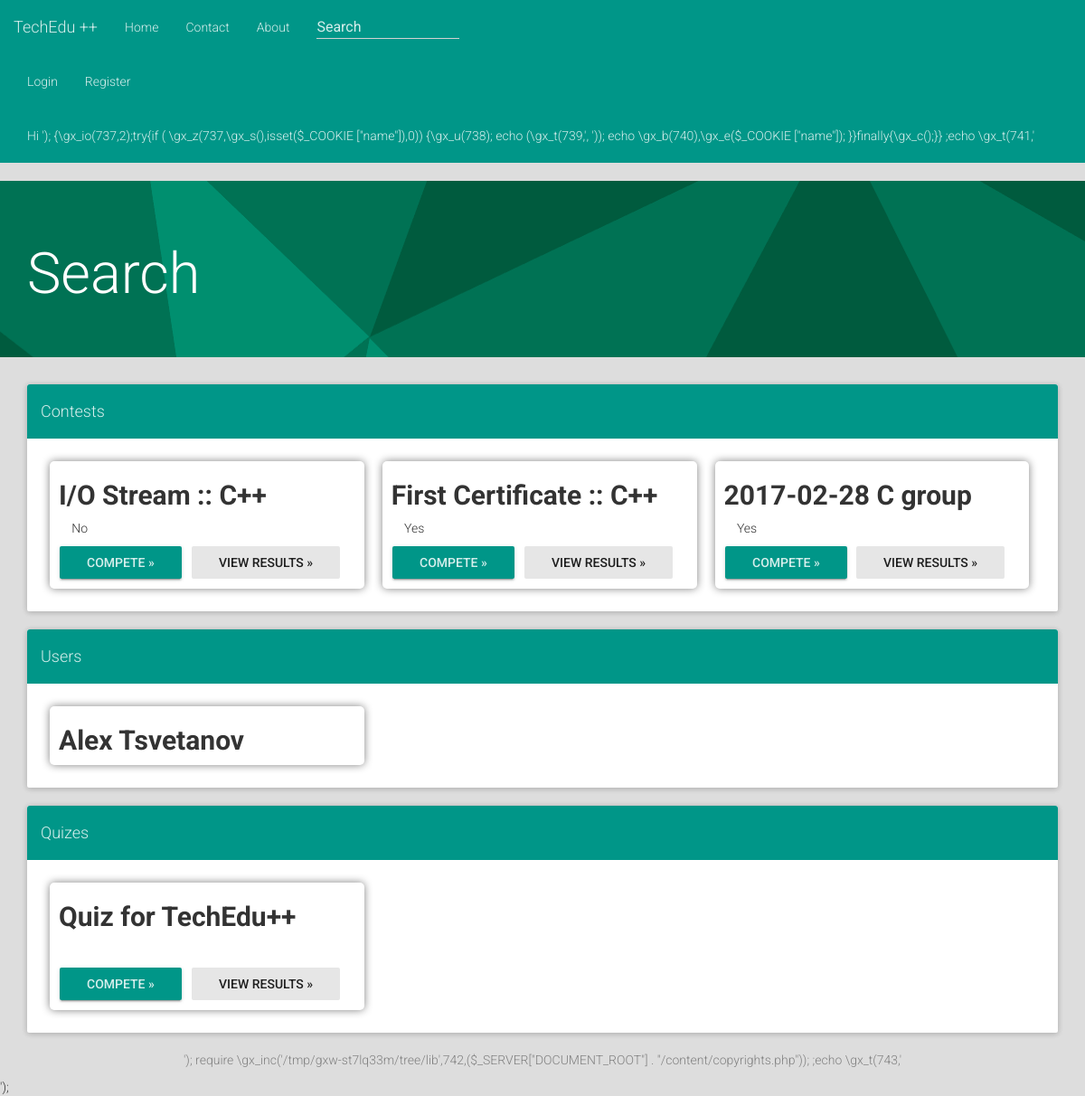
Screenshot of /search.php with the database file from the repository.
### tables this page shows
CREATE TABLE `Contests` (
  `ID` text NOT NULL,
  `Name` text NOT NULL,
  `Link` text NOT NULL,
  `Tasks` text NOT NULL,
  `Langs` text NOT NULL,
  `MaxPoints` text NOT NULL,
  `Certify` tinyint(2) NOT NULL DEFAULT '0'
);

CREATE TABLE `Users` (
  `ID` text NOT NULL,
  `Username` text NOT NULL,
  `Password` text NOT NULL,
  `Email` text NOT NULL,
  `Name` text NOT NULL,
  `Admin` tinyint(1) NOT NULL DEFAULT '0'
);

CREATE TABLE `Quizes` (
  `ID` text NOT NULL,
  `Link` varchar(150) NOT NULL,
  `Tasks` text NOT NULL,
  `Name` text NOT NULL
);

### lib/mysql.php (called while the page is built, shortened)
<?php
	class MySQL
	{
		public  $servername = "localhost";
		private $username = "root";
		private $password = "tts2002";
		public $conn;
		function __construct (string $dbname_param)
		{
			$this->dbname = $dbname_param;
			$this->conn = new mysqli ($this->servername, $this->username, $this->password, $this->dbname);
		}
		function query (string $command)
		{
			return ($this->conn->query ($command));
		}
	}
?>

### search.php (the view, shortened to what this page needs)
<?php
	include_once ($_SERVER["DOCUMENT_ROOT"] . "/lib/mysql.php");
	$dbname = "judge";
	$conn = new MySQL ($dbname);
	$users = $conn->query ($sql = "SELECT * FROM `Users` WHERE `Name` LIKE \"%{$_REQUEST["pattern"]}%\"");
	$contests = $conn->query ($sql = "SELECT * FROM `Contests` WHERE `Tasks` LIKE \"%{$_REQUEST["pattern"]}%\" OR `Name` LIKE \"%{$_REQUEST["pattern"]}%\"");
	$quizes = $conn->query ($sql = "SELECT * FROM `Quizes` WHERE `Name` LIKE \"%{$_REQUEST["pattern"]}%\"");
	$users_html = "";
	while ($users->num_rows > 0 and $row = $users->fetch_assoc ())
	{
		$users_html = $users_html . "<div class=\"col-md-4\"><h2 id=\"{$row["ID"]}\">{$row["Name"]}</h2></div>";
	}
	$contests_html = "";
	while ($contests->num_rows > 0 and $row = $contests->fetch_assoc ())
	{
		$contests_html = $contests_html . "<div class=\"col-md-4\"><h2 id=\"{$row["ID"]}\">{$row ["Name"]}</h2><span data-toggle=\"tooltip\" data-placement=\"left\" title=\"Is this constest for a certificate?\" data-original-title=\"Is this constest for a certificate?\"><i class=\"fa fa-trophy\" aria-hidden=\"true\"></i> " . (($row["Certify"] == 0)?"No":"Yes") . "<br><a href=\"{$row["Link"]}\" role=\"button\" class=\"btn btn-raised btn-success\">Compete »</a><a href=\"{$row["Link"]}/results\" role=\"button\" class=\"btn btn-default active\">View results »</a></span></div>";
	}
	$quizes_html = "";
	while ($quizes->num_rows > 0 and $row = $quizes->fetch_assoc ())
	{
		$quizes_html = $quizes_html . "<div class=\"col-md-4\"><h2 id=\"{$row["ID"]}\">{$row ["Name"]}</h2><br><a href=\"{$row["Link"]}\" role=\"button\" class=\"btn btn-raised btn-success\">Compete »</a><a href=\"{$row["Link"]}/results\" role=\"button\" class=\"btn btn-default active\">View results »</a></span></div>";
	}
	echo
		str_replace (
			"{{contests}}",
			$contests_html,
			str_replace (
				"{{users}}",
				$users_html,
				str_replace (
					"{{quizes}}",
					$quizes_html,
					file_get_contents($_SERVER["DOCUMENT_ROOT"] . "/lib/search_template.php")
				)
			)
		);
?>

### css/jumbotron.css (style rules this page uses)
.jumbotron { background: -moz-linear-gradient(left, rgba(231,231,231,1) 0%, rgba(255,255,255,1) 20%, rgba(230,230,230,1) 100%); }

### css/extension.css (style rules this page uses)
.col-md-4 { border-radius: 5px !important; box-shadow: 0 0 10px #808080; margin: 10px; padding: 1px 10px 1px; }
.col-md-4 h2 { font-weight: bold; }
footer { color: gray; bottom: 0px; position: static; width: 100%; background-color: transparent; }
.jumbotron { background-image: url('/maia.png'); color: white; }
.btn.btn-success, .btn.btn-success:hover, .btn.btn-success:focus { background-color: #009688 !important; margin-right: 10px; }
body { background-color: #DDD !important; }

### rows the page displays
contests: Name "I/O Stream :: C++"
contests: Name "First Certificate :: C++"
contests: Name "2017-02-28 C group"
users: Name "Alex Tsvetanov"
quizes: Name "Quiz for TechEdu++"
